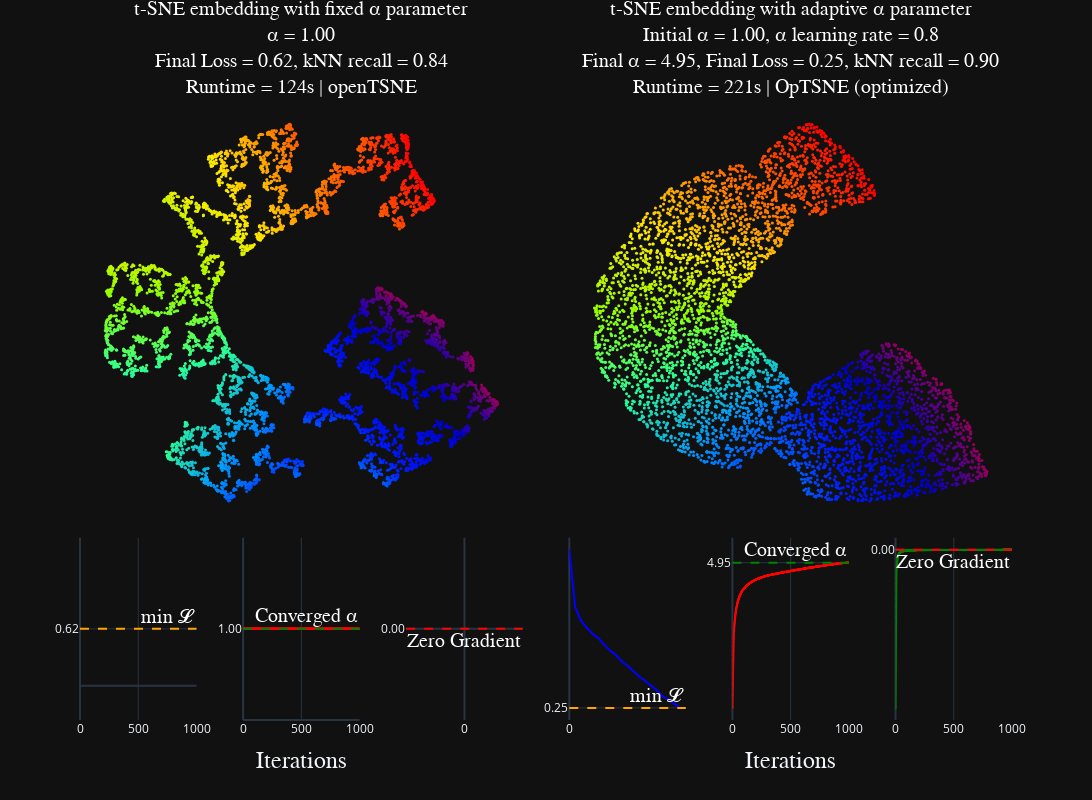

The code cell stored with this chart in its notebook:
### Code cell
plot_side_by_side(
    refrence_tsne,
    optsne_optimized,
    labels=swiss_5k.labels,
    additional_title_1="Runtime = 124s | openTSNE",
    additional_title_2="Runtime = 221s | OpTSNE (optimized)",
)

### Figure 1 — Plotly figure (JSON) as saved in the notebook; plotly's stock layout.template omitted (floating-point values rounded to 4 significant figures; data arrays with more than 128 entries replaced by an {"elided": "..."} marker saying what was removed)
{"data": [{"marker": {"color": {"elided": "5000 float values"}, "colorscale": [[0, "rgb(150,0,90)"], [0.125, "rgb(0,0,200)"], [0.25, "rgb(0,25,255)"], [0.375, "rgb(0,152,255)"], [0.5, "rgb(44,255,150)"], [0.625, "rgb(151,255,0)"], [0.75, "rgb(255,234,0)"], [0.875, "rgb(255,111,0)"], [1, "rgb(255,0,0)"]], "showscale": false, "size": 3}, "mode": "markers", "name": "t-SNE Embedding: Swiss Roll (5000)", "type": "scatter", "x": {"elided": "5000 float values"}, "xaxis": "x", "y": {"elided": "5000 float values"}, "yaxis": "y"}, {"line": {"color": "blue"}, "marker": {"color": "blue", "size": 2}, "mode": "markers+lines", "name": "min 𝓛", "type": "scatter", "x": {"elided": "1000 int values"}, "xaxis": "x3", "y": {"elided": "1000 float values"}, "yaxis": "y3"}, {"line": {"color": "red"}, "marker": {"color": "red", "size": 2}, "mode": "markers+lines", "name": "Converged α", "type": "scatter", "x": {"elided": "1000 int values"}, "xaxis": "x4", "y": {"elided": "1000 int values"}, "yaxis": "y4"}, {"line": {"color": "green"}, "marker": {"color": "green", "size": 2}, "mode": "markers+lines", "name": "Zero Gradient", "type": "scatter", "x": [], "xaxis": "x5", "y": [], "yaxis": "y5"}, {"marker": {"color": {"elided": "5000 float values"}, "colorscale": [[0, "rgb(150,0,90)"], [0.125, "rgb(0,0,200)"], [0.25, "rgb(0,25,255)"], [0.375, "rgb(0,152,255)"], [0.5, "rgb(44,255,150)"], [0.625, "rgb(151,255,0)"], [0.75, "rgb(255,234,0)"], [0.875, "rgb(255,111,0)"], [1, "rgb(255,0,0)"]], "showscale": false, "size": 3}, "mode": "markers", "name": "t-SNE Embedding: Swiss Roll (5000)", "type": "scatter", "x": {"elided": "5000 float values"}, "xaxis": "x2", "y": {"elided": "5000 float values"}, "yaxis": "y2"}, {"line": {"color": "blue"}, "marker": {"color": "blue", "size": 2}, "mode": "markers+lines", "name": "min 𝓛", "type": "scatter", "x": [0, 1, 2, 3, 4, 5, 6, 7, 8, 9, 10, 11, 12, 13, 14, 15, 16, 17, 18, 19], "xaxis": "x6", "y": [0.2818, 0.2689, 0.2659, 0.2643, 0.263, 0.262, 0.2605, 0.2592, 0.2582, 0.2567, 0.2558, 0.2546, 0.2534, 0.2524, 0.2514, 0.2503, 0.2489, 0.2483, 0.2473, 0.2463], "yaxis": "y6"}, {"line": {"color": "red"}, "marker": {"color": "red", "size": 2}, "mode": "markers+lines", "name": "Converged α", "type": "scatter", "x": {"elided": "1000 int values"}, "xaxis": "x7", "y": {"elided": "1000 float values"}, "yaxis": "y7"}, {"line": {"color": "green"}, "marker": {"color": "green", "size": 2}, "mode": "markers+lines", "name": "Zero Gradient", "type": "scatter", "x": {"elided": "1000 int values"}, "xaxis": "x8", "y": {"elided": "1000 float values"}, "yaxis": "y8"}], "layout": {"annotations": [{"font": {"color": "white", "family": "Courier New, monospace", "size": 20}, "showarrow": false, "text": "t-SNE embedding with fixed α parameter<br>α = 1.00<br>Final Loss = 0.62, kNN recall = 0.84<br>Runtime = 124s | openTSNE", "x": 0.2375, "xanchor": "center", "xref": "paper", "y": 1, "yanchor": "bottom", "yref": "paper"}, {"font": {"color": "white", "family": "Courier New, monospace", "size": 20}, "showarrow": false, "text": "t-SNE embedding with adaptive α parameter<br>Initial α = 1.00, α learning rate = 0.8<br>Final α = 4.95, Final Loss = 0.25, kNN recall = 0.90<br>Runtime = 221s | OpTSNE (optimized)", "x": 0.7625, "xanchor": "center", "xref": "paper", "y": 1, "yanchor": "bottom", "yref": "paper"}, {"font": {"color": "white", "family": "Courier New, monospace", "size": 20}, "showarrow": false, "text": "min 𝓛", "x": 1, "xanchor": "right", "xref": "x3 domain", "y": 0.6246, "yanchor": "bottom", "yref": "y3"}, {"font": {"color": "white", "family": "Courier New, monospace", "size": 20}, "showarrow": false, "text": "Converged α", "x": 1, "xanchor": "right", "xref": "x4 domain", "y": 1, "yanchor": "bottom", "yref": "y4"}, {"font": {"color": "white", "family": "Courier New, monospace", "size": 20}, "showarrow": false, "text": "Zero Gradient", "x": 1, "xanchor": "right", "xref": "x5 domain", "y": 0, "yanchor": "top", "yref": "y5"}, {"font": {"color": "white", "family": "Courier New, monospace", "size": 20}, "showarrow": false, "text": "min 𝓛", "x": 1, "xanchor": "right", "xref": "x6 domain", "y": 0.2463, "yanchor": "bottom", "yref": "y6"}, {"font": {"color": "white", "family": "Courier New, monospace", "size": 20}, "showarrow": false, "text": "Converged α", "x": 1, "xanchor": "right", "xref": "x7 domain", "y": 4.95, "yanchor": "bottom", "yref": "y7"}, {"font": {"color": "white", "family": "Courier New, monospace", "size": 20}, "showarrow": false, "text": "Zero Gradient", "x": 1, "xanchor": "right", "xref": "x8 domain", "y": 0, "yanchor": "top", "yref": "y8"}], "height": 800, "shapes": [{"line": {"color": "orange", "dash": "dash"}, "type": "line", "x0": 0, "x1": 1, "xref": "x3 domain", "y0": 0.6246, "y1": 0.6246, "yref": "y3"}, {"line": {"color": "green", "dash": "dash"}, "type": "line", "x0": 0, "x1": 1, "xref": "x4 domain", "y0": 1, "y1": 1, "yref": "y4"}, {"line": {"color": "red", "dash": "dash"}, "type": "line", "x0": 0, "x1": 1, "xref": "x5 domain", "y0": 0, "y1": 0, "yref": "y5"}, {"line": {"color": "orange", "dash": "dash"}, "type": "line", "x0": 0, "x1": 1, "xref": "x6 domain", "y0": 0.2463, "y1": 0.2463, "yref": "y6"}, {"line": {"color": "green", "dash": "dash"}, "type": "line", "x0": 0, "x1": 1, "xref": "x7 domain", "y0": 4.95, "y1": 4.95, "yref": "y7"}, {"line": {"color": "red", "dash": "dash"}, "type": "line", "x0": 0, "x1": 1, "xref": "x8 domain", "y0": 0, "y1": 0, "yref": "y8"}], "showlegend": false, "title": {"font": {"color": "white", "family": "Courier New, monospace", "size": 20}, "text": "", "x": 0.5, "y": 0.99, "yanchor": "top"}, "width": 1600, "xaxis": {"anchor": "y", "domain": [0, 0.475], "showgrid": false, "showticklabels": false, "zeroline": false}, "xaxis2": {"anchor": "y2", "domain": [0.525, 1], "showgrid": false, "showticklabels": false, "zeroline": false}, "xaxis3": {"anchor": "y3", "domain": [0, 0.125], "range": [0, 1000], "ticktext": ["0", "500", "1000"], "tickvals": [0, 500, 1000], "title": {}}, "xaxis4": {"anchor": "y4", "domain": [0.175, 0.3], "range": [0, 1000], "ticktext": ["0", "500", "1000"], "tickvals": [0, 500, 1000], "title": {"font": {"family": "Courier New, monospace", "size": 24}, "text": "Iterations"}}, "xaxis5": {"anchor": "y5", "domain": [0.35, 0.475], "range": [0, 0], "ticktext": ["0", "500", "1000"], "tickvals": [0, 500, 1000], "title": {}}, "xaxis6": {"anchor": "y6", "domain": [0.525, 0.65], "range": [0, 20], "ticktext": ["0", "500", "1000"], "tickvals": [0, 500, 1000], "title": {}}, "xaxis7": {"anchor": "y7", "domain": [0.7, 0.825], "range": [0, 1000], "ticktext": ["0", "500", "1000"], "tickvals": [0, 500, 1000], "title": {"font": {"family": "Courier New, monospace", "size": 24}, "text": "Iterations"}}, "xaxis8": {"anchor": "y8", "domain": [0.875, 1], "range": [0, 1000], "ticktext": ["0", "500", "1000"], "tickvals": [0, 500, 1000], "title": {}}, "yaxis": {"anchor": "x", "domain": [0.314, 1], "showgrid": false, "showticklabels": false, "zeroline": false}, "yaxis2": {"anchor": "x2", "domain": [0.314, 1], "showgrid": false, "showticklabels": false, "zeroline": false}, "yaxis3": {"anchor": "x3", "domain": [0, 0.294], "ticktext": ["0.62"], "tickvals": [0.6246]}, "yaxis4": {"anchor": "x4", "domain": [0, 0.294], "ticktext": ["1.00"], "tickvals": [1]}, "yaxis5": {"anchor": "x5", "domain": [0, 0.294], "ticktext": ["0.00"], "tickvals": [0]}, "yaxis6": {"anchor": "x6", "domain": [0, 0.294], "ticktext": ["0.25"], "tickvals": [0.2463]}, "yaxis7": {"anchor": "x7", "domain": [0, 0.294], "ticktext": ["4.95"], "tickvals": [4.95]}, "yaxis8": {"anchor": "x8", "domain": [0, 0.294], "ticktext": ["0.00"], "tickvals": [0]}}}
